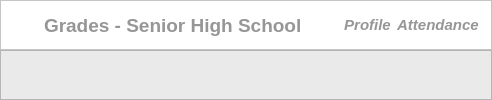
            <widget class="QWidget" name="gradeSHSPage">
             <layout class="QVBoxLayout" name="verticalLayout_5">
              <property name="spacing">
               <number>0</number>
              </property>
              <property name="leftMargin">
               <number>0</number>
              </property>
              <property name="topMargin">
               <number>0</number>
              </property>
              <property name="rightMargin">
               <number>0</number>
              </property>
              <property name="bottomMargin">
               <number>0</number>
              </property>
              <item>
               <widget class="QFrame" name="gSHSTitleFrame">
                <property name="maximumSize">
                 <size>
                  <width>16777215</width>
                  <height>60</height>
                 </size>
                </property>
                <property name="styleSheet">
                 <string notr="true">QFrame{
background-color: rgb(255, 255, 255);
}</string>
                </property>
                <property name="frameShape">
                 <enum>QFrame::StyledPanel</enum>
                </property>
                <property name="frameShadow">
                 <enum>QFrame::Raised</enum>
                </property>
                <layout class="QHBoxLayout" name="horizontalLayout_8">
                 <property name="leftMargin">
                  <number>0</number>
                 </property>
                 <property name="topMargin">
                  <number>0</number>
                 </property>
                 <property name="rightMargin">
                  <number>8</number>
                 </property>
                 <property name="bottomMargin">
                  <number>0</number>
                 </property>
                 <item>
                  <widget class="QLabel" name="grdSHSIcon">
                   <property name="minimumSize">
                    <size>
                     <width>0</width>
                     <height>0</height>
                    </size>
                   </property>
                   <property name="maximumSize">
                    <size>
                     <width>60</width>
                     <height>60</height>
                    </size>
                   </property>
                   <property name="styleSheet">
                    <string notr="true">QLabel{
background-color: none;
border: none;
padding: 15px;
}</string>
                   </property>
                   <property name="text">
                    <string/>
                   </property>
                   <property name="pixmap">
                    <pixmap>../assets/sheet.png</pixmap>
                   </property>
                   <property name="scaledContents">
                    <bool>true</bool>
                   </property>
                   <property name="alignment">
                    <set>Qt::AlignCenter</set>
                   </property>
                   <property name="margin">
                    <number>0</number>
                   </property>
                  </widget>
                 </item>
                 <item>
                  <widget class="QLabel" name="gradesSHSLabel">
                   <property name="font">
                    <font>
                     <pointsize>14</pointsize>
                     <bold>true</bold>
                    </font>
                   </property>
                   <property name="styleSheet">
                    <string notr="true">QLabel{
border: none;
	color: rgb(150, 150, 150);
}</string>
                   </property>
                   <property name="text">
                    <string>Grades - Senior High School</string>
                   </property>
                  </widget>
                 </item>
                 <item>
                  <widget class="QPushButton" name="homeBtnSHS">
                   <property name="maximumSize">
                    <size>
                     <width>30</width>
                     <height>30</height>
                    </size>
                   </property>
                   <property name="font">
                    <font>
                     <pointsize>9</pointsize>
                     <italic>false</italic>
                     <bold>true</bold>
                    </font>
                   </property>
                   <property name="cursor">
                    <cursorShape>PointingHandCursor</cursorShape>
                   </property>
                   <property name="toolTip">
                    <string>Home Page</string>
                   </property>
                   <property name="styleSheet">
                    <string notr="true">QPushButton{
	border: none;
}

QPushButton:hover{
background-color: rgb(230, 230, 230);
border-radius: 15px;
}</string>
                   </property>
                   <property name="text">
                    <string/>
                   </property>
                   <property name="icon">
                    <iconset>
                     <normaloff>../assets/home_sm.png</normaloff>../assets/home_sm.png</iconset>
                   </property>
                   <property name="iconSize">
                    <size>
                     <width>20</width>
                     <height>20</height>
                    </size>
                   </property>
                  </widget>
                 </item>
                 <item>
                  <widget class="QPushButton" name="prevBtnSHS">
                   <property name="maximumSize">
                    <size>
                     <width>100</width>
                     <height>30</height>
                    </size>
                   </property>
                   <property name="font">
                    <font>
                     <pointsize>11</pointsize>
                     <italic>true</italic>
                     <bold>true</bold>
                    </font>
                   </property>
                   <property name="cursor">
                    <cursorShape>PointingHandCursor</cursorShape>
                   </property>
                   <property name="toolTip">
                    <string>Student Profile Page</string>
                   </property>
                   <property name="styleSheet">
                    <string notr="true">QPushButton{
	border: none;
	color: rgb(150, 150, 150);
}
QPushButton:hover{
	color: rgb(26, 194, 161);
}
</string>
                   </property>
                   <property name="text">
                    <string>Profile</string>
                   </property>
                   <property name="icon">
                    <iconset>
                     <normaloff>../assets/left.png</normaloff>../assets/left.png</iconset>
                   </property>
                  </widget>
                 </item>
                 <item>
                  <widget class="QPushButton" name="attendBtnSHS">
                   <property name="maximumSize">
                    <size>
                     <width>120</width>
                     <height>30</height>
                    </size>
                   </property>
                   <property name="font">
                    <font>
                     <pointsize>11</pointsize>
                     <italic>true</italic>
                     <bold>true</bold>
                    </font>
                   </property>
                   <property name="cursor">
                    <cursorShape>PointingHandCursor</cursorShape>
                   </property>
                   <property name="toolTip">
                    <string>Attendance Page</string>
                   </property>
                   <property name="layoutDirection">
                    <enum>Qt::RightToLeft</enum>
                   </property>
                   <property name="styleSheet">
                    <string notr="true">QPushButton{
	border: none;
	color: rgb(150, 150, 150);
}
QPushButton:hover{
	color: rgb(26, 194, 161);
}
</string>
                   </property>
                   <property name="text">
                    <string>Attendance </string>
                   </property>
                   <property name="icon">
                    <iconset>
                     <normaloff>../assets/right.png</normaloff>../assets/right.png</iconset>
                   </property>
                  </widget>
                 </item>
                </layout>
               </widget>
              </item>
              <item>
               <widget class="QFrame" name="gSHSMainFrame">
                <property name="styleSheet">
                 <string notr="true">QFrame{
	background-color: rgb(234, 234, 234);
}</string>
                </property>
                <property name="frameShape">
                 <enum>QFrame::StyledPanel</enum>
                </property>
                <property name="frameShadow">
                 <enum>QFrame::Raised</enum>
                </property>
                <layout class="QVBoxLayout" name="gradesSHSLayout">
                 <property name="spacing">
                  <number>0</number>
                 </property>
                 <property name="leftMargin">
                  <number>0</number>
                 </property>
                 <property name="topMargin">
                  <number>0</number>
                 </property>
                 <property name="rightMargin">
                  <number>0</number>
                 </property>
                 <property name="bottomMargin">
                  <number>0</number>
                 </property>
                </layout>
               </widget>
              </item>
             </layout>
            </widget>
